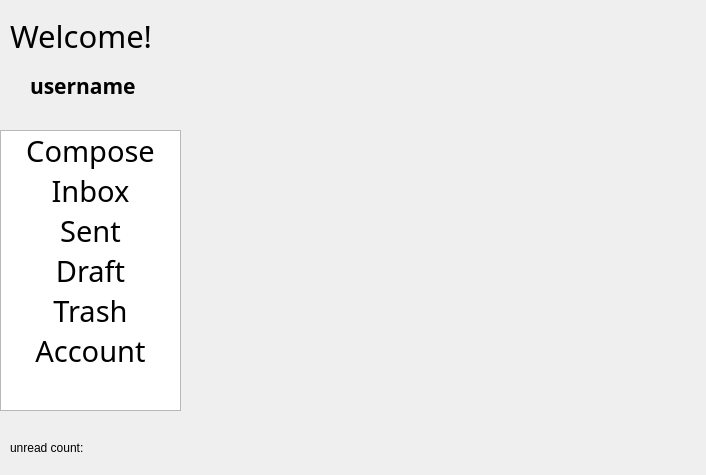
<?xml version="1.0" encoding="UTF-8"?>
<ui version="4.0">
 <class>Form</class>
 <widget class="QWidget" name="Form">
  <property name="geometry">
   <rect>
    <x>0</x>
    <y>0</y>
    <width>706</width>
    <height>475</height>
   </rect>
  </property>
  <property name="windowTitle">
   <string>Form</string>
  </property>
  <widget class="QLabel" name="label">
   <property name="geometry">
    <rect>
     <x>10</x>
     <y>10</y>
     <width>201</width>
     <height>51</height>
    </rect>
   </property>
   <property name="font">
    <font>
     <family>Algerian</family>
     <pointsize>23</pointsize>
     <weight>50</weight>
     <bold>false</bold>
    </font>
   </property>
   <property name="layoutDirection">
    <enum>Qt::LeftToRight</enum>
   </property>
   <property name="autoFillBackground">
    <bool>false</bool>
   </property>
   <property name="text">
    <string>Welcome!</string>
   </property>
  </widget>
  <widget class="QLabel" name="labelUserName">
   <property name="geometry">
    <rect>
     <x>30</x>
     <y>70</y>
     <width>171</width>
     <height>31</height>
    </rect>
   </property>
   <property name="font">
    <font>
     <family>微软雅黑</family>
     <pointsize>16</pointsize>
     <weight>75</weight>
     <bold>true</bold>
    </font>
   </property>
   <property name="text">
    <string>username</string>
   </property>
  </widget>
  <widget class="QListWidget" name="listWidget">
   <property name="geometry">
    <rect>
     <x>0</x>
     <y>130</y>
     <width>181</width>
     <height>281</height>
    </rect>
   </property>
   <property name="iconSize">
    <size>
     <width>50</width>
     <height>30</height>
    </size>
   </property>
   <item>
    <property name="text">
     <string>Compose</string>
    </property>
    <property name="font">
     <font>
      <family>Algerian</family>
      <pointsize>22</pointsize>
      <kerning>true</kerning>
     </font>
    </property>
    <property name="textAlignment">
     <set>AlignCenter</set>
    </property>
    <property name="background">
     <brush brushstyle="NoBrush">
      <color alpha="255">
       <red>170</red>
       <green>255</green>
       <blue>255</blue>
      </color>
     </brush>
    </property>
    <property name="foreground">
     <brush brushstyle="NoBrush">
      <color alpha="255">
       <red>170</red>
       <green>255</green>
       <blue>255</blue>
      </color>
     </brush>
    </property>
   </item>
   <item>
    <property name="text">
     <string>Inbox</string>
    </property>
    <property name="font">
     <font>
      <family>Algerian</family>
      <pointsize>22</pointsize>
     </font>
    </property>
    <property name="textAlignment">
     <set>AlignCenter</set>
    </property>
    <property name="background">
     <brush brushstyle="NoBrush">
      <color alpha="255">
       <red>170</red>
       <green>255</green>
       <blue>255</blue>
      </color>
     </brush>
    </property>
    <property name="foreground">
     <brush brushstyle="NoBrush">
      <color alpha="255">
       <red>170</red>
       <green>255</green>
       <blue>255</blue>
      </color>
     </brush>
    </property>
   </item>
   <item>
    <property name="text">
     <string>Sent</string>
    </property>
    <property name="font">
     <font>
      <family>Algerian</family>
      <pointsize>22</pointsize>
     </font>
    </property>
    <property name="textAlignment">
     <set>AlignCenter</set>
    </property>
    <property name="background">
     <brush brushstyle="NoBrush">
      <color alpha="255">
       <red>170</red>
       <green>255</green>
       <blue>255</blue>
      </color>
     </brush>
    </property>
    <property name="foreground">
     <brush brushstyle="NoBrush">
      <color alpha="255">
       <red>170</red>
       <green>255</green>
       <blue>255</blue>
      </color>
     </brush>
    </property>
   </item>
   <item>
    <property name="text">
     <string>Draft</string>
    </property>
    <property name="font">
     <font>
      <family>Algerian</family>
      <pointsize>22</pointsize>
     </font>
    </property>
    <property name="textAlignment">
     <set>AlignCenter</set>
    </property>
    <property name="background">
     <brush brushstyle="NoBrush">
      <color alpha="255">
       <red>170</red>
       <green>255</green>
       <blue>255</blue>
      </color>
     </brush>
    </property>
    <property name="foreground">
     <brush brushstyle="NoBrush">
      <color alpha="255">
       <red>170</red>
       <green>255</green>
       <blue>255</blue>
      </color>
     </brush>
    </property>
   </item>
   <item>
    <property name="text">
     <string>Trash</string>
    </property>
    <property name="font">
     <font>
      <family>Algerian</family>
      <pointsize>22</pointsize>
     </font>
    </property>
    <property name="textAlignment">
     <set>AlignCenter</set>
    </property>
    <property name="background">
     <brush brushstyle="NoBrush">
      <color alpha="255">
       <red>170</red>
       <green>255</green>
       <blue>255</blue>
      </color>
     </brush>
    </property>
    <property name="foreground">
     <brush brushstyle="NoBrush">
      <color alpha="255">
       <red>170</red>
       <green>255</green>
       <blue>255</blue>
      </color>
     </brush>
    </property>
   </item>
   <item>
    <property name="text">
     <string>Account</string>
    </property>
    <property name="font">
     <font>
      <family>Algerian</family>
      <pointsize>22</pointsize>
     </font>
    </property>
    <property name="textAlignment">
     <set>AlignCenter</set>
    </property>
    <property name="background">
     <brush brushstyle="NoBrush">
      <color alpha="255">
       <red>170</red>
       <green>255</green>
       <blue>255</blue>
      </color>
     </brush>
    </property>
    <property name="foreground">
     <brush brushstyle="NoBrush">
      <color alpha="255">
       <red>170</red>
       <green>255</green>
       <blue>255</blue>
      </color>
     </brush>
    </property>
   </item>
  </widget>
  <widget class="QStackedWidget" name="stackedWidget">
   <property name="geometry">
    <rect>
     <x>210</x>
     <y>10</y>
     <width>481</width>
     <height>451</height>
    </rect>
   </property>
   <property name="acceptDrops">
    <bool>false</bool>
   </property>
   <property name="styleSheet">
    <string notr="true"/>
   </property>
   <widget class="QWidget" name="page"/>
   <widget class="QWidget" name="Compose">
    <widget class="QLineEdit" name="lineEditToUserCompose">
     <property name="geometry">
      <rect>
       <x>90</x>
       <y>20</y>
       <width>371</width>
       <height>20</height>
      </rect>
     </property>
    </widget>
    <widget class="QLabel" name="label_3">
     <property name="geometry">
      <rect>
       <x>53</x>
       <y>20</y>
       <width>31</width>
       <height>20</height>
      </rect>
     </property>
     <property name="text">
      <string>To:</string>
     </property>
    </widget>
    <widget class="QLabel" name="label_4">
     <property name="geometry">
      <rect>
       <x>20</x>
       <y>60</y>
       <width>61</width>
       <height>20</height>
      </rect>
     </property>
     <property name="text">
      <string>Subject:</string>
     </property>
    </widget>
    <widget class="QLineEdit" name="lineEditSubjectCompose">
     <property name="geometry">
      <rect>
       <x>90</x>
       <y>60</y>
       <width>371</width>
       <height>20</height>
      </rect>
     </property>
    </widget>
    <widget class="QLabel" name="label_5">
     <property name="geometry">
      <rect>
       <x>20</x>
       <y>120</y>
       <width>54</width>
       <height>12</height>
      </rect>
     </property>
     <property name="text">
      <string>Content</string>
     </property>
    </widget>
    <widget class="QPushButton" name="buttonSendCompose">
     <property name="geometry">
      <rect>
       <x>20</x>
       <y>420</y>
       <width>75</width>
       <height>23</height>
      </rect>
     </property>
     <property name="text">
      <string>Send</string>
     </property>
    </widget>
    <widget class="QPushButton" name="buttonSaveCompose">
     <property name="geometry">
      <rect>
       <x>110</x>
       <y>420</y>
       <width>75</width>
       <height>23</height>
      </rect>
     </property>
     <property name="text">
      <string>Save</string>
     </property>
    </widget>
    <widget class="QPushButton" name="buttonAttachFilerCompose">
     <property name="geometry">
      <rect>
       <x>90</x>
       <y>90</y>
       <width>111</width>
       <height>23</height>
      </rect>
     </property>
     <property name="text">
      <string>AttachFilers</string>
     </property>
    </widget>
    <widget class="QComboBox" name="comboBoxCompose">
     <property name="geometry">
      <rect>
       <x>210</x>
       <y>90</y>
       <width>101</width>
       <height>22</height>
      </rect>
     </property>
    </widget>
    <widget class="QTextEdit" name="textEditContentCompose">
     <property name="geometry">
      <rect>
       <x>23</x>
       <y>144</y>
       <width>451</width>
       <height>271</height>
      </rect>
     </property>
    </widget>
   </widget>
   <widget class="QWidget" name="InBox">
    <widget class="QTableWidget" name="InBoxTable">
     <property name="geometry">
      <rect>
       <x>0</x>
       <y>0</y>
       <width>481</width>
       <height>441</height>
      </rect>
     </property>
     <property name="editTriggers">
      <set>QAbstractItemView::NoEditTriggers</set>
     </property>
     <property name="selectionMode">
      <enum>QAbstractItemView::ExtendedSelection</enum>
     </property>
     <property name="selectionBehavior">
      <enum>QAbstractItemView::SelectRows</enum>
     </property>
     <property name="textElideMode">
      <enum>Qt::ElideNone</enum>
     </property>
    </widget>
   </widget>
   <widget class="QWidget" name="InBoxInfo">
    <widget class="QLineEdit" name="lineEditSenderInbox">
     <property name="geometry">
      <rect>
       <x>70</x>
       <y>30</y>
       <width>113</width>
       <height>20</height>
      </rect>
     </property>
    </widget>
    <widget class="QLineEdit" name="lineEditSubjectInBox">
     <property name="geometry">
      <rect>
       <x>70</x>
       <y>70</y>
       <width>113</width>
       <height>20</height>
      </rect>
     </property>
    </widget>
    <widget class="QLineEdit" name="lineEditTimeInBox">
     <property name="geometry">
      <rect>
       <x>310</x>
       <y>30</y>
       <width>113</width>
       <height>20</height>
      </rect>
     </property>
    </widget>
    <widget class="QTextBrowser" name="textBrowserInBox">
     <property name="geometry">
      <rect>
       <x>75</x>
       <y>111</y>
       <width>381</width>
       <height>201</height>
      </rect>
     </property>
    </widget>
    <widget class="QPushButton" name="buttonDownloadAttachFile">
     <property name="geometry">
      <rect>
       <x>50</x>
       <y>360</y>
       <width>75</width>
       <height>23</height>
      </rect>
     </property>
     <property name="text">
      <string>AttachFile</string>
     </property>
    </widget>
    <widget class="QPushButton" name="buttonReturnInBox">
     <property name="geometry">
      <rect>
       <x>350</x>
       <y>360</y>
       <width>75</width>
       <height>23</height>
      </rect>
     </property>
     <property name="text">
      <string>Return</string>
     </property>
    </widget>
    <widget class="QComboBox" name="comboInBox">
     <property name="geometry">
      <rect>
       <x>140</x>
       <y>360</y>
       <width>69</width>
       <height>22</height>
      </rect>
     </property>
    </widget>
    <widget class="QLabel" name="label_6">
     <property name="geometry">
      <rect>
       <x>0</x>
       <y>30</y>
       <width>54</width>
       <height>12</height>
      </rect>
     </property>
     <property name="text">
      <string>Sender</string>
     </property>
    </widget>
    <widget class="QLabel" name="label_7">
     <property name="geometry">
      <rect>
       <x>0</x>
       <y>70</y>
       <width>54</width>
       <height>12</height>
      </rect>
     </property>
     <property name="text">
      <string>Subject</string>
     </property>
    </widget>
    <widget class="QLabel" name="label_8">
     <property name="geometry">
      <rect>
       <x>230</x>
       <y>30</y>
       <width>54</width>
       <height>12</height>
      </rect>
     </property>
     <property name="text">
      <string>Time</string>
     </property>
    </widget>
   </widget>
   <widget class="QWidget" name="Sent">
    <widget class="QTableWidget" name="SentTable">
     <property name="geometry">
      <rect>
       <x>60</x>
       <y>30</y>
       <width>361</width>
       <height>331</height>
      </rect>
     </property>
     <property name="editTriggers">
      <set>QAbstractItemView::NoEditTriggers</set>
     </property>
     <property name="selectionBehavior">
      <enum>QAbstractItemView::SelectRows</enum>
     </property>
    </widget>
   </widget>
   <widget class="QWidget" name="SentInfo">
    <widget class="QLabel" name="label_9">
     <property name="geometry">
      <rect>
       <x>50</x>
       <y>30</y>
       <width>54</width>
       <height>12</height>
      </rect>
     </property>
     <property name="text">
      <string>Receiver</string>
     </property>
    </widget>
    <widget class="QLabel" name="label_10">
     <property name="geometry">
      <rect>
       <x>190</x>
       <y>30</y>
       <width>54</width>
       <height>12</height>
      </rect>
     </property>
     <property name="text">
      <string>Subject</string>
     </property>
    </widget>
    <widget class="QLabel" name="label_11">
     <property name="geometry">
      <rect>
       <x>330</x>
       <y>30</y>
       <width>54</width>
       <height>12</height>
      </rect>
     </property>
     <property name="text">
      <string>Time</string>
     </property>
    </widget>
    <widget class="QLineEdit" name="lineEditRecSent">
     <property name="geometry">
      <rect>
       <x>30</x>
       <y>50</y>
       <width>113</width>
       <height>20</height>
      </rect>
     </property>
    </widget>
    <widget class="QLineEdit" name="lineEditSubSent">
     <property name="geometry">
      <rect>
       <x>170</x>
       <y>50</y>
       <width>113</width>
       <height>20</height>
      </rect>
     </property>
    </widget>
    <widget class="QLineEdit" name="lineEditTimeSent">
     <property name="geometry">
      <rect>
       <x>320</x>
       <y>50</y>
       <width>113</width>
       <height>20</height>
      </rect>
     </property>
    </widget>
    <widget class="QPushButton" name="pushButton_6">
     <property name="geometry">
      <rect>
       <x>70</x>
       <y>350</y>
       <width>75</width>
       <height>23</height>
      </rect>
     </property>
     <property name="text">
      <string>Delete</string>
     </property>
    </widget>
    <widget class="QPushButton" name="pushButton_7">
     <property name="geometry">
      <rect>
       <x>320</x>
       <y>350</y>
       <width>75</width>
       <height>23</height>
      </rect>
     </property>
     <property name="text">
      <string>Return</string>
     </property>
    </widget>
    <widget class="QTextBrowser" name="textBrowserSent">
     <property name="geometry">
      <rect>
       <x>100</x>
       <y>100</y>
       <width>331</width>
       <height>221</height>
      </rect>
     </property>
    </widget>
   </widget>
   <widget class="QWidget" name="Draft">
    <widget class="QTableWidget" name="DraftTable">
     <property name="geometry">
      <rect>
       <x>50</x>
       <y>40</y>
       <width>371</width>
       <height>361</height>
      </rect>
     </property>
     <property name="selectionBehavior">
      <enum>QAbstractItemView::SelectRows</enum>
     </property>
    </widget>
   </widget>
   <widget class="QWidget" name="DraftInfo">
    <widget class="QLabel" name="label_12">
     <property name="geometry">
      <rect>
       <x>60</x>
       <y>40</y>
       <width>54</width>
       <height>12</height>
      </rect>
     </property>
     <property name="text">
      <string>Receiver</string>
     </property>
    </widget>
    <widget class="QLabel" name="label_13">
     <property name="geometry">
      <rect>
       <x>180</x>
       <y>40</y>
       <width>54</width>
       <height>12</height>
      </rect>
     </property>
     <property name="text">
      <string>Title</string>
     </property>
    </widget>
    <widget class="QLabel" name="label_14">
     <property name="geometry">
      <rect>
       <x>340</x>
       <y>40</y>
       <width>54</width>
       <height>12</height>
      </rect>
     </property>
     <property name="text">
      <string>time</string>
     </property>
    </widget>
    <widget class="QLineEdit" name="lineEditRecDraft">
     <property name="geometry">
      <rect>
       <x>40</x>
       <y>70</y>
       <width>113</width>
       <height>20</height>
      </rect>
     </property>
    </widget>
    <widget class="QLineEdit" name="lineEditSubDraft">
     <property name="geometry">
      <rect>
       <x>180</x>
       <y>70</y>
       <width>113</width>
       <height>20</height>
      </rect>
     </property>
    </widget>
    <widget class="QLineEdit" name="lineEditTimeDraft">
     <property name="geometry">
      <rect>
       <x>310</x>
       <y>70</y>
       <width>113</width>
       <height>20</height>
      </rect>
     </property>
    </widget>
    <widget class="QTextBrowser" name="textBrowserDraft">
     <property name="geometry">
      <rect>
       <x>110</x>
       <y>120</y>
       <width>256</width>
       <height>192</height>
      </rect>
     </property>
    </widget>
    <widget class="QPushButton" name="Delete">
     <property name="geometry">
      <rect>
       <x>70</x>
       <y>360</y>
       <width>75</width>
       <height>23</height>
      </rect>
     </property>
     <property name="text">
      <string>Delete</string>
     </property>
    </widget>
    <widget class="QPushButton" name="pushButton_9">
     <property name="geometry">
      <rect>
       <x>340</x>
       <y>360</y>
       <width>75</width>
       <height>23</height>
      </rect>
     </property>
     <property name="text">
      <string>Return</string>
     </property>
    </widget>
   </widget>
   <widget class="QWidget" name="account">
    <widget class="QPushButton" name="pushButton_10">
     <property name="geometry">
      <rect>
       <x>190</x>
       <y>80</y>
       <width>75</width>
       <height>23</height>
      </rect>
     </property>
     <property name="text">
      <string>PushButton</string>
     </property>
    </widget>
    <widget class="QPushButton" name="pushButton_11">
     <property name="geometry">
      <rect>
       <x>190</x>
       <y>230</y>
       <width>75</width>
       <height>23</height>
      </rect>
     </property>
     <property name="text">
      <string>PushButton</string>
     </property>
    </widget>
    <widget class="QPushButton" name="pushButton_12">
     <property name="geometry">
      <rect>
       <x>190</x>
       <y>150</y>
       <width>75</width>
       <height>23</height>
      </rect>
     </property>
     <property name="text">
      <string>PushButton</string>
     </property>
    </widget>
   </widget>
  </widget>
  <widget class="QLabel" name="label_2">
   <property name="geometry">
    <rect>
     <x>10</x>
     <y>440</y>
     <width>81</width>
     <height>16</height>
    </rect>
   </property>
   <property name="text">
    <string>unread count:</string>
   </property>
  </widget>
  <widget class="QLabel" name="count">
   <property name="geometry">
    <rect>
     <x>100</x>
     <y>440</y>
     <width>54</width>
     <height>12</height>
    </rect>
   </property>
   <property name="text">
    <string/>
   </property>
  </widget>
 </widget>
 <resources/>
 <connections/>
</ui>
